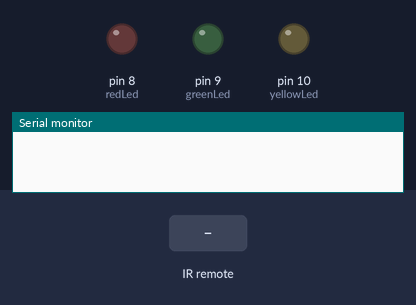
The sketch below on a simulated Arduino Uno, built with avr-gcc and run on an emulated ATmega328P. Shown: output pins drawn as LEDs (lit = HIGH), the last lines printed to the serial monitor. The inputs (shaded band) are chosen by the test bench.

Above: at 1.2 s.
1.3 s: infrared code 0x45 received
At 1.6 s:
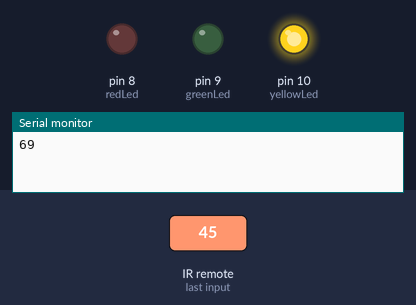
2.8 s: infrared code 0x46 received
At 3.9 s:
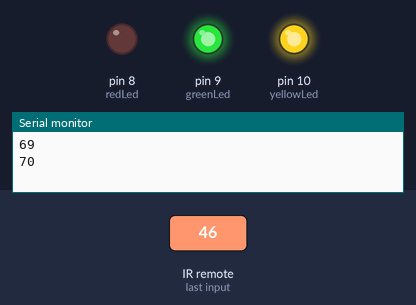
4.3 s: infrared code 0x47 received
At 5.1 s:
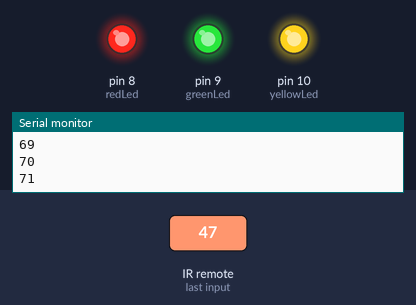
Timing chart, 0 to 7.3 s (numbered marks = the images above; inputs shaded):
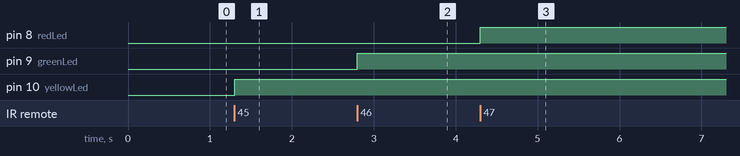

Measured:
- after the input at 1.3 s, pin 10 (yellowLed): LOW → HIGH at once
- after the input at 2.8 s, pin 9 (greenLed): LOW → HIGH at once
- after the input at 4.3 s, pin 8 (redLed): LOW → HIGH at once

The sketch:

Infrared.ino
```cpp
#include "IRremote.hpp"
int IrReceiverPin = 2;
int ledPin = 13;
int yellowLed = 10;
int greenLed = 9;
int redLed = 8;
void setup() {
  Serial.begin(9600);
  pinMode(yellowLed, OUTPUT);
  pinMode(greenLed, OUTPUT);
  pinMode(redLed, OUTPUT);
  IrReceiver.begin(IrReceiverPin, ENABLE_LED_FEEDBACK);
}

void loop() {
  if (IrReceiver.decode()) {
    uint16_t command = IrReceiver.decodedIRData.command;
    Serial.println(command);
    switch (command) {
      case 69:
        digitalWrite(yellowLed, HIGH);
        break;
      case 70:
        digitalWrite(greenLed, HIGH);
        break;
      case 71:
        digitalWrite(redLed, HIGH);
        break;
    }
    delay(100);
    IrReceiver.resume();
  }
}
```
